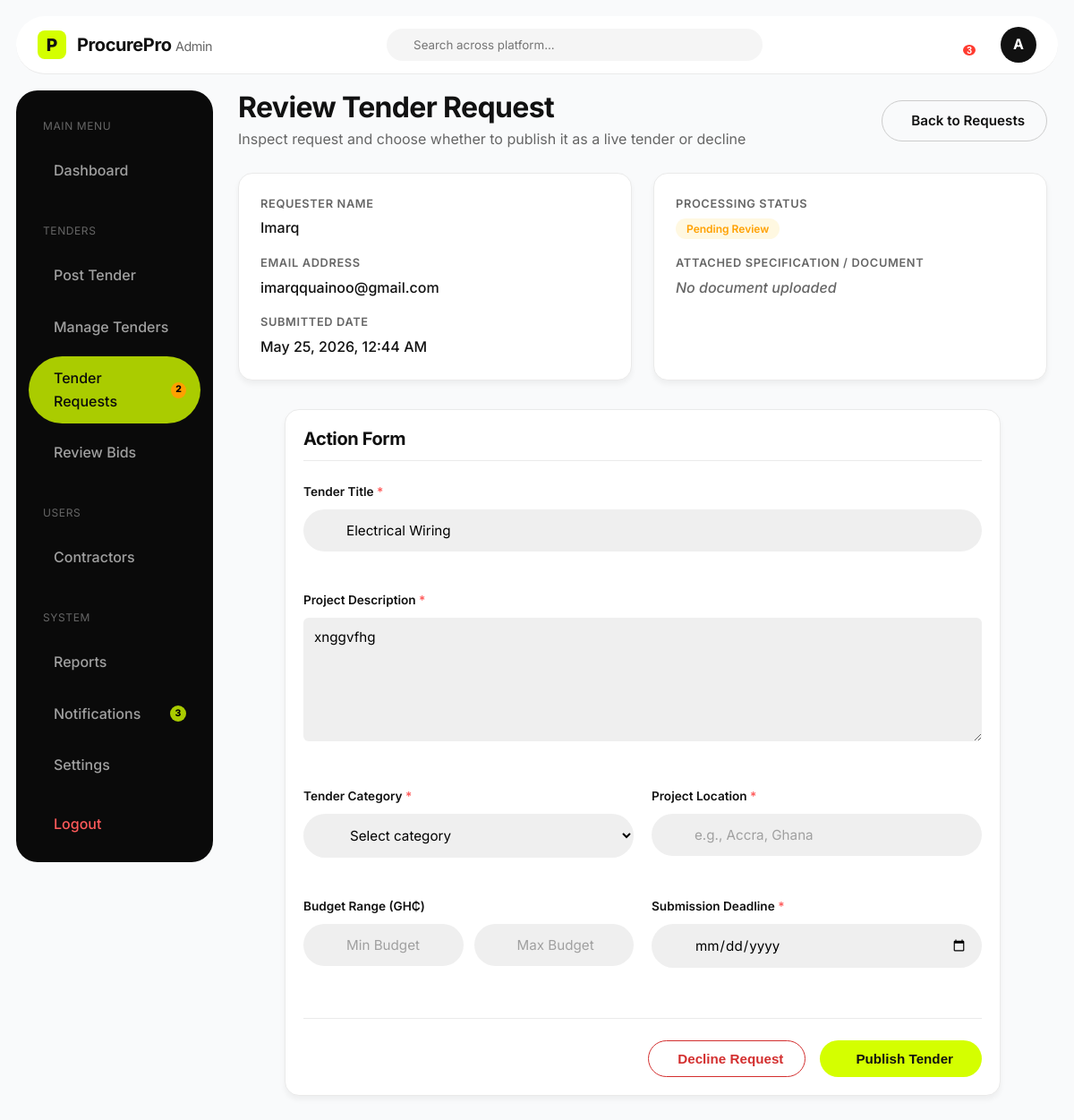
/admin-tender-requests/2/review/ (signed in), run on the app's committed database.
### procurement/models.py (models this page shows, shortened)
class TenderRequest(models.Model):
    class Status(models.TextChoices):
        PENDING = 'PENDING', _('Pending')
        APPROVED = 'APPROVED', _('Approved')
        DECLINED = 'DECLINED', _('Declined')
    name = models.CharField(max_length=255)
    email = models.EmailField()
    tender_title = models.CharField(max_length=255)
    description = models.TextField()
    document = models.FileField(upload_to='tender_requests/', null=True, blank=True)
    created_at = models.DateTimeField(auto_now_add=True)
    is_processed = models.BooleanField(default=False)
    status = models.CharField(max_length=20, choices=Status.choices, default=Status.PENDING)

### procurement/views.py (the view, shortened to what this page needs)
# urls.py: path('admin-tender-requests/<int:pk>/review/', views.admin_review_request_view, name='admin_review_request'),
@login_required
def admin_review_request_view(request, pk):
    if not request.user.is_admin():
        return redirect('dashboard')
    tender_request = get_object_or_404(TenderRequest, pk=pk)
    context = {
        'tender_request': tender_request,
        'categories': Tender.Category.choices,
        'active_tab': 'tender_requests'
    }
    return render(request, 'procurement/admin_review_request.html', context)

### procurement/models.py (called while the page is built)
    def is_admin(self):
        return self.role == self.Role.ADMIN and (self.is_staff or self.is_superuser)

### templates/procurement/admin_review_request.html (shortened to what this page needs)
{% load static %}
<!DOCTYPE html>
<html lang="en">
<head>
    <link rel="stylesheet" href="{% static 'css/styles.css' %}">
</head>
<body class="dashboard-body admin-mode">
    <nav class="dash-top-nav admin-top-nav">
        <a href="{% url "home" %}" class="logo dash-logo">
            <div class="logo-icon">P</div>
            <span class="logo-text admin-logo-text">ProcurePro <span style="font-weight: 400; color: var(--text-muted); font-size: 0.9rem;">Admin</span></span>
        </a>
        <div class="dash-search admin-search">
            <input type="text" placeholder="Search across platform...">
        </div>
        <div class="dash-user-actions">
            {% include 'notif_fragment.html' %}
            <a href="{% url 'settings' %}" class="user-avatar" style="text-decoration: none; display: flex; align-items: center; justify-content: center; background-color: var(--dark-bg); color: white;">A</a>
        </div>
    </nav>
    <div class="dash-layout">
        <aside class="dash-sidebar admin-sidebar">
            <div class="dash-nav">
                <p style="color: var(--text-muted); font-size: 0.75rem; text-transform: uppercase; letter-spacing: 0.05em; margin: 12px 16px 8px;">Main Menu</p>
                <a href="{% url 'admin_dashboard' %}" class="dash-nav-item admin-nav-item">
                    <span>Dashboard</span>
                </a>
                <p style="color: var(--text-muted); font-size: 0.75rem; text-transform: uppercase; letter-spacing: 0.05em; margin: 24px 16px 8px;">Tenders</p>
                <a href="{% url 'admin_post_tender' %}" class="dash-nav-item admin-nav-item">
                    <span>Post Tender</span>
                </a>
                <a href="{% url 'admin_manage_tenders' %}" class="dash-nav-item admin-nav-item">
                    <span>Manage Tenders</span>
                </a>
                <a href="{% url 'admin_tender_requests' %}" class="dash-nav-item admin-nav-item active">
                    <span>Tender Requests</span>
                    {% if pending_requests_count > 0 %}
                    <span style="background: #FFA000; color: #000; border-radius: 50%; width: 18px; height: 18px; font-size: 0.65rem; display: flex; align-items: center; justify-content: center; margin-left: auto; font-weight: 800;">{{ pending_requests_count }}</span>
                    {% endif %}
                </a>
                <a href="{% url 'admin_review_bids' %}" class="dash-nav-item admin-nav-item">
                    <span>Review Bids</span>
                </a>
                <p style="color: var(--text-muted); font-size: 0.75rem; text-transform: uppercase; letter-spacing: 0.05em; margin: 24px 16px 8px;">Users</p>
                <a href="{% url 'admin_contractors' %}" class="dash-nav-item admin-nav-item">
                    <span>Contractors</span>
                </a>
                <p style="color: var(--text-muted); font-size: 0.75rem; text-transform: uppercase; letter-spacing: 0.05em; margin: 24px 16px 8px;">System</p>
                <a href="{% url 'admin_reports' %}" class="dash-nav-item admin-nav-item">
                    <span>Reports</span>
                </a>
                <a href="#" class="dash-nav-item admin-nav-item sidebar-notif-trigger">
                    <span>Notifications</span>
                    {% if unread_notifications_count > 0 %}
                    <span style="background: #AACC00; color: #000; border-radius: 50%; width: 18px; height: 18px; font-size: 0.65rem; display: flex; align-items: center; justify-content: center; margin-left: auto; font-weight: 800;">{{ unread_notifications_count }}</span>
                    {% endif %}
                </a>
                <a href="{% url 'settings' %}" class="dash-nav-item admin-nav-item">
                    <span>Settings</span>
                </a>
            </div>
            <div class="dash-nav mt-4">
                <a href="{% url 'logout' %}" class="dash-nav-item logout">
                    <span>Logout</span>
                </a>
            </div>
        </aside>
        <main class="dash-main">
            <div class="dash-header" style="display: flex; align-items: center; justify-content: space-between;">
                <div>
                    <h1 style="color: var(--text-main);">Review Tender Request</h1>
                    <p>Inspect request and choose whether to publish it as a live tender or decline</p>
                </div>
                <a href="{% url 'admin_tender_requests' %}" class="btn btn-outline" style="border-color: #ccc; color: var(--text-main); display: inline-flex; align-items: center; gap: 8px;">
                     Back to Requests
                </a>
            </div>
            <div class="request-details-grid">
                <div class="detail-card">
                    <div style="display: flex; flex-direction: column; gap: 16px;">
                        <div>
                            <div class="detail-label">Requester Name</div>
                            <div class="detail-value">{{ tender_request.name }}</div>
                        </div>
                        <div>
                            <div class="detail-label">Email Address</div>
                            <div class="detail-value">{{ tender_request.email }}</div>
                        </div>
                        <div>
                            <div class="detail-label">Submitted Date</div>
                            <div class="detail-value">{{ tender_request.created_at|date:"F d, Y, h:i A" }}</div>
                        </div>
                    </div>
                </div>
                <div class="detail-card">
                    <div style="display: flex; flex-direction: column; gap: 16px;">
                        <div>
                            <div class="detail-label">Processing Status</div>
                            <div class="detail-value">
                                {% if tender_request.status == 'PENDING' %}
                                <span class="badge-outline" style="color: #FFA000; border-color: #FFE082; background-color: #FFF8E1;">Pending Review</span>
                                {% elif tender_request.status == 'APPROVED' %}
                                <span class="badge-outline badge-outline-green">Approved & Posted</span>
                                {% else %}
                                <span class="badge-outline" style="color: #D32F2F; border-color: #FFCDD2; background-color: #FFEBEE;">Declined</span>
                                {% endif %}
                            </div>
                        </div>
                        <div>
                            <div class="detail-label">Attached Specification / Document</div>
                            <div class="detail-value">
                                {% if tender_request.document %}
                                <a href="{{ tender_request.document.url }}" class="icon-link" style="display: inline-flex; align-items: center; gap: 6px; color: #AACC00; text-decoration: none;" download>
                                    <i class="ph ph-file-arrow-down" style="font-size: 1.25rem;"></i> Download Attachment
                                </a>
                                {% else %}
                                <span style="color: var(--text-muted); font-style: italic;">No document uploaded</span>
                                {% endif %}
                            </div>
                        </div>
                    </div>
                </div>
            </div>
            <div class="content-card" style="max-width: 800px; margin: 0 auto 40px;">
                <h2 style="font-size: 1.25rem; color: var(--text-main); margin-bottom: 24px; border-bottom: 1px solid #EAEAEA; padding-bottom: 12px;">Action Form</h2>
                <form method="POST" style="display: flex; flex-direction: column; gap: 24px;">
                    <div class="form-group">
                        <label class="form-label" for="title">Tender Title <span style="color: #FF5A5A;">*</span></label>
                        <input type="text" id="title" name="title" class="form-input" value="{{ tender_request.tender_title }}" {% if tender_request.status != 'PENDING' %}readonly style="background-color: #F9FAFB;"{% endif %} required>
                    </div>
                    <div class="form-group">
                        <label class="form-label" for="description">Project Description <span style="color: #FF5A5A;">*</span></label>
                        <textarea id="description" name="description" class="form-input" rows="6" style="padding: 12px; border: 1px solid var(--border-light); border-radius: 6px; width: 100%; font-family: 'Inter', sans-serif; resize: vertical;" {% if tender_request.status != 'PENDING' %}readonly style="background-color: #F9FAFB;"{% endif %} required>{{ tender_request.description }}</textarea>
                    </div>
                    {% if tender_request.status == 'PENDING' %}
                        <div class="form-grid" style="display: grid; grid-template-columns: 1fr 1fr; gap: 20px;">
                            <div class="form-group">
                                <label class="form-label" for="category">Tender Category <span style="color: #FF5A5A;">*</span></label>
                                <select id="category" name="category" class="form-input" required>
                                    <option value="" disabled selected>Select category</option>
                                </select>
                            </div>
                            <div class="form-group">
                                <label class="form-label" for="location">Project Location <span style="color: #FF5A5A;">*</span></label>
                                <input type="text" id="location" name="location" class="form-input" placeholder="e.g., Accra, Ghana" required>
                            </div>
                        </div>
                        <div class="form-grid" style="display: grid; grid-template-columns: 1fr 1fr; gap: 20px;">
                            <div class="form-group">
                                <label class="form-label">Budget Range (GH₵)</label>
                                <div style="display: flex; gap: 12px;">
                                    <input type="number" step="0.01" name="budget_min" class="form-input" placeholder="Min Budget">
                                    <input type="number" step="0.01" name="budget_max" class="form-input" placeholder="Max Budget">
                                </div>
                            </div>
                            <div class="form-group">
                                <label class="form-label" for="deadline">Submission Deadline <span style="color: #FF5A5A;">*</span></label>
                                <input type="date" id="deadline" name="deadline" class="form-input" required>
                            </div>
                        </div>
                        <div style="display: flex; justify-content: flex-end; gap: 16px; border-top: 1px solid #EAEAEA; padding-top: 24px; margin-top: 12px;">
                            <button type="submit" name="action" value="decline" class="btn btn-outline" style="border-color: #D32F2F; color: #D32F2F; background: transparent;" onclick="return confirm('Are you sure you want to decline this request?')">
                                 Decline Request
                            </button>
                            <button type="submit" name="action" value="approve" class="btn btn-primary" style="padding: 12px 32px;">
                                 Publish Tender
                            </button>
                        </div>
                    {% else %}
                        <div style="padding: 16px; border-radius: 8px; background-color: #F9FAFB; text-align: center; color: var(--text-muted); font-weight: 500;">
                            This tender request has already been processed and cannot be modified.
                        </div>
                    {% endif %}
                </form>
            </div>
        </main>
    </div>
</body>
</html>

### templates/procurement/admin_review_request.html (style rules this page uses)
.admin-sidebar { background-color: #0A0A0A; }
.admin-nav-item.active { background-color: #AACC00; color: #0A0A0A; }
.admin-top-nav { border-bottom: 1px solid #EAEAEA; background-color: white; box-shadow: none; color: var(--text-main); }
.admin-logo-text { color: var(--text-main); }
.admin-search { background-color: #F5F5F5; }
.admin-search input { color: var(--text-main); }
.dashboard-body.admin-mode { background-color: #F9FAFB; }
.request-details-grid { display: grid; grid-template-columns: 1fr 1fr; gap: 24px; margin-bottom: 32px; }
.detail-card { background: white; padding: 24px; border-radius: var(--radius-lg); border: 1px solid #EAEAEA; box-shadow: var(--shadow-sm); }
.detail-label { font-size: 0.8rem; text-transform: uppercase; color: var(--text-muted); font-weight: 600; letter-spacing: 0.05em; margin-bottom: 4px; }
.detail-value { font-size: 1rem; color: var(--text-main); font-weight: 500; }

### data on the page
TenderRequest: name "Imarq", email "imarqquainoo@gmail.com", created_at "May 25, 2026, 12:44 AM", title "Electrical Wiring", description "xnggvfhg"

### other printed values
{{ unread_notifications_count }} "3"
{{ pending_requests_count }} "2"
